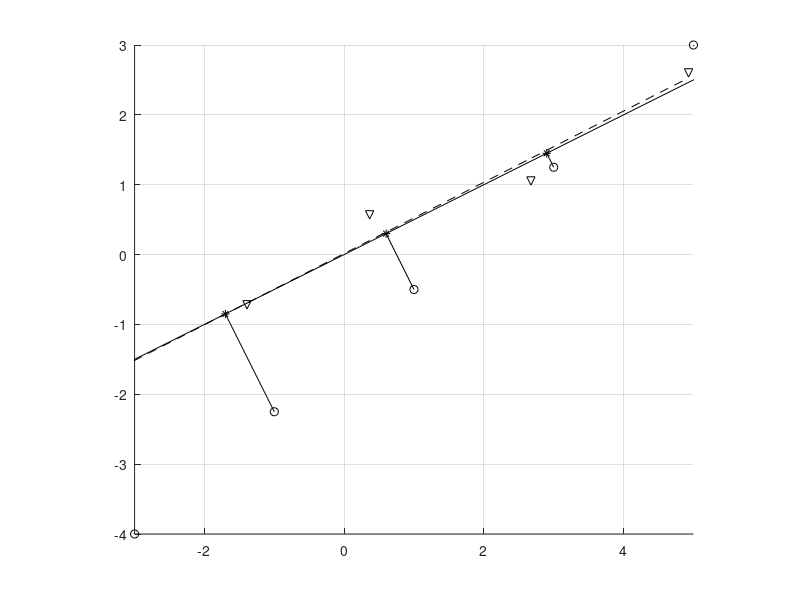

MATLAB code for this plot:
clear variables;close all;hold on;

n=5; % nombre de points
x=linspace(-3,5,n); % abscisses (vecteur ligne)
y=linspace(-4,3,n); % ordonnées (vecteur ligne)
plot(x,y,'ok'); % affichage des points (cercles noirs)
U=[x;y]; % matrice 2xn (concaténation de x et y)

% % droite d'équation y=0.5*x
t=[-4,6]; % abscisses
z=t/2; % ordonnées
plot(t,t/2,'k'); % affichage de la droite (trait continu)

% propriétés du repère
axis([-3,5,-4,3]);
grid on;
axis('equal');
 
%vecteur directeur de la droite
N=[1;0.5]/norm([1;0.5]);

% matrice de projections sur la droite
P=(N*N');

% initialisation de la matrice 2xn contenant les abscisses (1ère ligne)
% et les ordonnées (2ème ligne) des points projetés sur la droite
V=zeros(2,n);

% calcul des coordonnées des points projetés (BOUCLE FOR OBLIGATOIRE)
for k=1:n
    V(:,k)=P*U(:,k);
end

% % affichage des points projetés (étoiles)
plot(V(1,:),V(2,:),'*k');

% on relie les points initiaux à leurs projections
for k=1:n
    plot([x(1,k) V(1,k)],[y(1,k) V(2,k)],'k');
end

% on perturbe les coordonnées des points projetés
delta=0.8;
dV=-delta/2+delta*rand(2,n);
W=V+dV;

% % affichage des points perturbés (triangles)
plot(W(1,:),W(2,:),'vk');

% calcul de la droite passant au plus près des points perturbés (résolution
% au sens des moindre carrés d’un système Au=v, avec A et v à définir)
A=[ones(n,1),W(1,:)'];
v=[W(2,:)'];
u=inv(A'*A)*A'*v;

% % affichage de la droite (en pointillés)
plot(W(1,:),u(1,:)+u(2,:)*W(1,:),'k--');